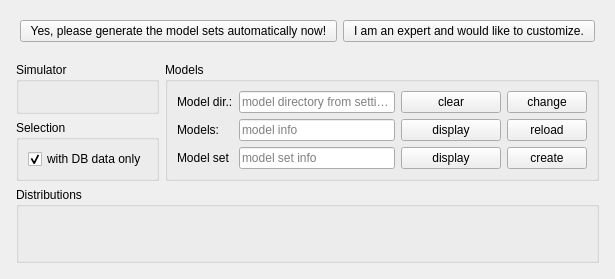
<?xml version="1.0" encoding="UTF-8"?>
<ui version="4.0">
  <class>CAutoModelSetComponent</class>
  <widget class="QFrame" name="CAutoModelSetComponent">
    <property name="geometry">
      <rect>
        <x>0</x>
        <y>0</y>
        <width>481</width>
        <height>279</height>
      </rect>
    </property>
    <property name="windowTitle">
      <string>Configure a 1st model set</string>
    </property>
    <layout class="QVBoxLayout" name="vl_AutoModelSetComponent">
      <item alignment="Qt::AlignTop">
        <widget class="QFrame" name="fr_Info">
          <layout class="QHBoxLayout" name="hl_Info" >
            <item alignment="Qt::AlignLeft">
              <widget class="QPushButton" name="pb_CreateAutoModelSet">
                <property name="text">
                  <string>  Yes, please generate the model sets automatically now!  </string>
                </property>
              </widget>
            </item>
            <item alignment="Qt::AlignLeft">
              <widget class="QPushButton" name="pb_ShowExpertMode">
                <property name="text">
                  <string>  I am an expert and would like to customize.  </string>
                </property>
              </widget>
            </item>
          </layout>
        </widget>
      </item>
      <item>
        <widget class="QFrame" name="gl_AutoModelSet">
          <layout class="QVBoxLayout" name="vl_AutoModelSet">
            <property name="leftMargin">
              <number>5</number>
            </property>
            <property name="topMargin">
              <number>5</number>
            </property>
            <property name="rightMargin">
              <number>5</number>
            </property>
            <property name="bottomMargin">
              <number>5</number>
            </property>
            <item>
              <widget class="QFrame" name="fr_ModelsAndSimulator">
                <layout class="QGridLayout" name="gl_ModelsAndSimulator">
                  <property name="leftMargin">
                    <number>0</number>
                  </property>
                  <property name="topMargin">
                    <number>0</number>
                  </property>
                  <property name="rightMargin">
                    <number>0</number>
                  </property>
                  <property name="bottomMargin">
                    <number>0</number>
                  </property>
                  <item row="0" column="0">
                    <widget class="QGroupBox" name="gb_Simulator">
                      <property name="title">
                        <string>Simulator</string>
                      </property>
                      <layout class="QHBoxLayout" name="hl_Simulator">
                        <item alignment="Qt::AlignLeft">
                          <widget class="swift::gui::components::CSimulatorSelector" name="comp_SimulatorSelector">
                            <property name="minimumSize">
                              <size>
                                <width>100</width>
                                <height>0</height>
                              </size>
                            </property>
                          </widget>
                        </item>
                      </layout>
                    </widget>
                  </item>
                  <item row="1" column="0">
                    <widget class="QGroupBox" name="gb_Selection">
                      <property name="title">
                        <string>Selection</string>
                      </property>
                      <layout class="QVBoxLayout" name="vl_Selection">
                        <item>
                          <widget class="QCheckBox" name="cb_DbDataOnly">
                            <property name="text">
                              <string>with DB data only</string>
                            </property>
                            <property name="checked">
                              <bool>true</bool>
                            </property>
                          </widget>
                        </item>
                      </layout>
                    </widget>
                  </item>
                  <item row="0" column="1" rowspan="2">
                    <widget class="QGroupBox" name="gb_Models">
                      <property name="title">
                        <string>Models</string>
                      </property>
                      <layout class="QGridLayout" name="gl_Models">
                        <item row="0" column="1">
                          <widget class="QLineEdit" name="le_ModelDirectories">
                            <property name="readOnly">
                              <bool>true</bool>
                            </property>
                            <property name="placeholderText">
                              <string>model directory from settings</string>
                            </property>
                          </widget>
                        </item>
                        <item row="1" column="0">
                          <widget class="QLabel" name="lbl_Models">
                            <property name="text">
                              <string>Models:</string>
                            </property>
                          </widget>
                        </item>
                        <item row="2" column="0">
                          <widget class="QLabel" name="lbl_ModelSet">
                            <property name="text">
                              <string>Model set</string>
                            </property>
                          </widget>
                        </item>
                        <item row="0" column="0">
                          <widget class="QLabel" name="lbl_ModelDirectories">
                            <property name="text">
                              <string>Model dir.:</string>
                            </property>
                          </widget>
                        </item>
                        <item row="0" column="2">
                          <widget class="QPushButton" name="pb_ClearModelDir">
                            <property name="toolTip">
                              <string>clear directory or multiple directories</string>
                            </property>
                            <property name="text">
                              <string>clear</string>
                            </property>
                          </widget>
                        </item>
                        <item row="2" column="2">
                          <widget class="QPushButton" name="pb_ModelSet">
                            <property name="minimumSize">
                              <size>
                                <width>100</width>
                                <height>0</height>
                              </size>
                            </property>
                            <property name="text">
                              <string>display</string>
                            </property>
                          </widget>
                        </item>
                        <item row="1" column="2">
                          <widget class="QPushButton" name="pb_Models">
                            <property name="text">
                              <string>display</string>
                            </property>
                          </widget>
                        </item>
                        <item row="2" column="3">
                          <widget class="QPushButton" name="pb_CreateModelSet">
                            <property name="text">
                              <string>create</string>
                            </property>
                            <property name="icon">
                              <iconset resource="../../misc/misc.qrc">
                                <normaloff>:/diagona/icons/diagona/icons/tick-white.png</normaloff>:/diagona/icons/diagona/icons/tick-white.png
                              </iconset>
                            </property>
                            <property name="flat">
                              <bool>false</bool>
                            </property>
                          </widget>
                        </item>
                        <item row="1" column="1">
                          <widget class="QLineEdit" name="le_ModelsInfo">
                            <property name="readOnly">
                              <bool>true</bool>
                            </property>
                            <property name="placeholderText">
                              <string>model info</string>
                            </property>
                          </widget>
                        </item>
                        <item row="2" column="1">
                          <widget class="QLineEdit" name="le_ModelSetInfo">
                            <property name="readOnly">
                              <bool>true</bool>
                            </property>
                            <property name="placeholderText">
                              <string>model set info</string>
                            </property>
                          </widget>
                        </item>
                        <item row="1" column="3">
                          <widget class="QPushButton" name="pb_ModelsTriggerReload">
                            <property name="text">
                              <string> reload </string>
                            </property>
                          </widget>
                        </item>
                        <item row="0" column="3">
                          <widget class="QPushButton" name="pb_ChangeModelDir">
                            <property name="text">
                              <string>change</string>
                            </property>
                          </widget>
                        </item>
                      </layout>
                    </widget>
                  </item>
                </layout>
              </widget>
            </item>
            <item>
              <widget class="QGroupBox" name="gb_Distributors">
                <property name="sizePolicy">
                  <sizepolicy hsizetype="Preferred" vsizetype="MinimumExpanding">
                    <horstretch>0</horstretch>
                    <verstretch>0</verstretch>
                  </sizepolicy>
                </property>
                <property name="title">
                  <string>Distributions</string>
                </property>
                <layout class="QVBoxLayout" name="vl_Distributors">
                  <item>
                    <widget class="swift::gui::components::CDbDistributorComponent" name="comp_Distributors"/>
                  </item>
                </layout>
              </widget>
            </item>
          </layout>
        </widget>
      </item>
    </layout>
  </widget>
  <customwidgets>
    <customwidget>
      <class>swift::gui::components::CSimulatorSelector</class>
      <extends>QFrame</extends>
      <header>gui/components/simulatorselector.h</header>
      <container>1</container>
    </customwidget>
    <customwidget>
      <class>swift::gui::components::CDbDistributorComponent</class>
      <extends>QFrame</extends>
      <header>gui/components/dbdistributorcomponent.h</header>
      <container>1</container>
    </customwidget>
  </customwidgets>
  <tabstops>
    <tabstop>le_ModelDirectories</tabstop>
    <tabstop>pb_ClearModelDir</tabstop>
    <tabstop>pb_ChangeModelDir</tabstop>
    <tabstop>le_ModelsInfo</tabstop>
    <tabstop>pb_Models</tabstop>
    <tabstop>pb_ModelsTriggerReload</tabstop>
    <tabstop>cb_DbDataOnly</tabstop>
    <tabstop>le_ModelSetInfo</tabstop>
    <tabstop>pb_ModelSet</tabstop>
    <tabstop>pb_CreateModelSet</tabstop>
  </tabstops>
  <resources>
    <include location="../../misc/misc.qrc"/>
  </resources>
  <connections/>
</ui>
